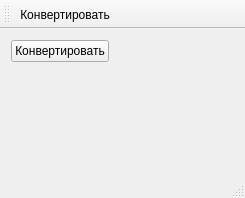
<?xml version="1.0" encoding="UTF-8"?>
<ui version="4.0">
 <class>MainWindow</class>
 <widget class="QMainWindow" name="MainWindow">
  <property name="geometry">
   <rect>
    <x>0</x>
    <y>0</y>
    <width>245</width>
    <height>198</height>
   </rect>
  </property>
  <property name="windowTitle">
   <string>Конвертер</string>
  </property>
  <widget class="QWidget" name="centralWidget">
   <layout class="QGridLayout" name="gridLayout">
    <item row="0" column="0">
     <widget class="QPushButton" name="pbConvert">
      <property name="text">
       <string>Конвертировать</string>
      </property>
     </widget>
    </item>
    <item row="0" column="1">
     <spacer name="horizontalSpacer">
      <property name="orientation">
       <enum>Qt::Horizontal</enum>
      </property>
      <property name="sizeHint" stdset="0">
       <size>
        <width>280</width>
        <height>20</height>
       </size>
      </property>
     </spacer>
    </item>
    <item row="1" column="0">
     <spacer name="verticalSpacer">
      <property name="orientation">
       <enum>Qt::Vertical</enum>
      </property>
      <property name="sizeHint" stdset="0">
       <size>
        <width>20</width>
        <height>197</height>
       </size>
      </property>
     </spacer>
    </item>
   </layout>
  </widget>
  <widget class="QMenuBar" name="menuBar">
   <property name="geometry">
    <rect>
     <x>0</x>
     <y>0</y>
     <width>245</width>
     <height>26</height>
    </rect>
   </property>
  </widget>
  <widget class="QToolBar" name="mainToolBar">
   <attribute name="toolBarArea">
    <enum>TopToolBarArea</enum>
   </attribute>
   <attribute name="toolBarBreak">
    <bool>false</bool>
   </attribute>
   <addaction name="actConvert"/>
  </widget>
  <widget class="QStatusBar" name="statusBar"/>
  <action name="actConvert">
   <property name="icon">
    <iconset resource="res.qrc">
     <normaloff>:/images/icons/Gears-48.png</normaloff>:/images/icons/Gears-48.png</iconset>
   </property>
   <property name="text">
    <string>Конвертировать</string>
   </property>
   <property name="toolTip">
    <string>Конвертировать</string>
   </property>
  </action>
 </widget>
 <layoutdefault spacing="6" margin="11"/>
 <resources>
  <include location="res.qrc"/>
 </resources>
 <connections>
  <connection>
   <sender>actConvert</sender>
   <signal>triggered()</signal>
   <receiver>pbConvert</receiver>
   <slot>click()</slot>
   <hints>
    <hint type="sourcelabel">
     <x>-1</x>
     <y>-1</y>
    </hint>
    <hint type="destinationlabel">
     <x>73</x>
     <y>86</y>
    </hint>
   </hints>
  </connection>
 </connections>
</ui>
